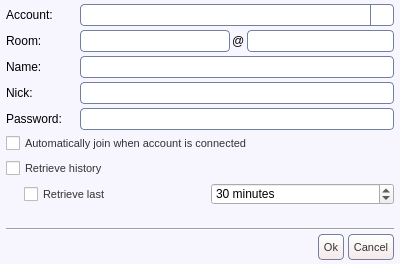
<ui version="4.0" >
 <class>chatroomedit</class>
 <widget class="QWidget" name="chatroomedit" >
  <property name="geometry" >
   <rect>
    <x>0</x>
    <y>0</y>
    <width>400</width>
    <height>264</height>
   </rect>
  </property>
  <property name="sizePolicy" >
   <sizepolicy vsizetype="Fixed" hsizetype="Fixed" >
    <horstretch>0</horstretch>
    <verstretch>0</verstretch>
   </sizepolicy>
  </property>
  <property name="minimumSize" >
   <size>
    <width>400</width>
    <height>264</height>
   </size>
  </property>
  <property name="maximumSize" >
   <size>
    <width>400</width>
    <height>264</height>
   </size>
  </property>
  <property name="windowIcon" >
   <iconset>muc.png</iconset>
  </property>
  <property name="styleSheet" >
   <string>QWidget#chatroomedit {
  background:#f7f5fd;
}
QLineEdit {
  color:#333333;
  border: 1px solid #717fa0;
  border-radius: 4px;
}
QAbstractButton { font-size: 11px; color: #333333; }
QToolButton {
  border: 1px solid #717fa0;
  border-radius: 4px;
  background: qlineargradient(x1: 0, y1: 0, x2: 0, y2: 1, stop: 0 #ffffff, stop: 1 #f6e8e8);
}
QToolButton:hover { background: qlineargradient(x1: 0, y1: 0, x2: 0, y2: 1, stop: 0 #ffffff, stop: 1 #f9f3f3); }
QToolButton:pressed { background: qlineargradient(x1: 0, y1: 0, x2: 0, y2: 1, stop: 0 #f6e8e8, stop: 1 #ffffff); }
QPushButton {
  border: 1px solid #717fa0;
  border-radius: 4px;
  background: qlineargradient(x1: 0, y1: 0, x2: 0, y2: 1, stop: 0 #ffffff, stop: 1 #f6e8e8);
}
QPushButton:hover { background: qlineargradient(x1: 0, y1: 0, x2: 0, y2: 1, stop: 0 #ffffff, stop: 1 #f9f3f3); }
QPushButton:pressed { background: qlineargradient(x1: 0, y1: 0, x2: 0, y2: 1, stop: 0 #f6e8e8, stop: 1 #ffffff); }
QComboBox::down-arrow { image: url(cb_arrow.png); }
QComboBox::down-arrow:on { top: 1px; left: 1px; }
QComboBox {
  padding-left: 2px;
  padding-right: 25px;
  border: 1px solid #717fa0;
  border-radius: 4px;
}
QComboBox::drop-down {
  width: 22px;
  border-left: 1px solid #717fa0;
}
QCheckBox::indicator:checked { image: url(checkbox_on.png); }
QCheckBox::indicator:unchecked { image: url(checkbox_off.png); }
QRadioButton::indicator:checked { image: url(radio_on.png); }
QRadioButton::indicator:unchecked { image: url(radio_off.png); }
QScrollBar { border: 1px solid #717fa0; background: white; }
QScrollBar::handle {
  background: qlineargradient(x1: 0, y1: 0, x2: 0, y2: 1, stop: 0 #ffffff, stop: 1 #f6e8e8);
  border: 1px solid #717fa0;
}
QScrollBar:vertical {
  width: 14px;
  margin: 16px 0px 16px 0px;
  border-top: 0px;
  border-bottom: 0px;
  border-right: 0px;
}
QScrollBar:horizontal {
  height: 14px;
  margin: 0px 16px 0px 16px;
  border-left: 0px;
  border-right: 0px;
  border-bottom: 0px;
}
QScrollBar::add-line {
  height: 13px;
  width: 13px;
  border: 1px solid #717fa0;
  subcontrol-origin: margin;
  background: qlineargradient(x1: 0, y1: 0, x2: 0, y2: 1, stop: 0 #ffffff, stop: 1 #f6e8e8);
}
QScrollBar::sub-line {
  height: 13px;
  width: 13px;
  border: 1px solid #717fa0;
  subcontrol-origin: margin;
  background: qlineargradient(x1: 0, y1: 0, x2: 0, y2: 1, stop: 0 #ffffff, stop: 1 #f6e8e8);
}
QScrollBar::handle:vertical { border-left: 0px; border-right: 0px; }
QScrollBar::handle:horizontal { border-top: 0px; border-bottom: 0px; }
QScrollBar::add-line:vertical { subcontrol-position: bottom; image: url(scroll_down.png); height: 14px; }
QScrollBar::sub-line:vertical { subcontrol-position: top; image: url(scroll_up.png); height: 14px; }
QScrollBar::add-line:horizontal { subcontrol-position: right; image: url(scroll_right.png); width: 14px; }
QScrollBar::sub-line:horizontal { subcontrol-position: left; image: url(scroll_left.png); width: 14px; }
QScrollBar::up-arrow:pressed { border: 1px solid #717fa0; }
QScrollBar::down-arrow:pressed { border: 1px solid #717fa0; }
QScrollBar::left-arrow:pressed { border: 1px solid #717fa0; }
QScrollBar::right-arrow:pressed { border: 1px solid #717fa0; }
</string>
  </property>
  <property name="_yate_windowflags" stdset="0" >
   <string>sysmenu,title,minimize,close</string>
  </property>
  <property name="_yate_destroyonhide" stdset="0" >
   <bool>true</bool>
  </property>
  <layout class="QVBoxLayout" >
   <property name="spacing" >
    <number>4</number>
   </property>
   <property name="leftMargin" >
    <number>6</number>
   </property>
   <property name="topMargin" >
    <number>4</number>
   </property>
   <property name="rightMargin" >
    <number>6</number>
   </property>
   <property name="bottomMargin" >
    <number>4</number>
   </property>
   <item>
    <layout class="QHBoxLayout" >
     <property name="topMargin" >
      <number>0</number>
     </property>
     <item>
      <widget class="QLabel" name="label_account" >
       <property name="enabled" >
        <bool>true</bool>
       </property>
       <property name="sizePolicy" >
        <sizepolicy vsizetype="Fixed" hsizetype="Fixed" >
         <horstretch>0</horstretch>
         <verstretch>0</verstretch>
        </sizepolicy>
       </property>
       <property name="minimumSize" >
        <size>
         <width>70</width>
         <height>22</height>
        </size>
       </property>
       <property name="maximumSize" >
        <size>
         <width>70</width>
         <height>22</height>
        </size>
       </property>
       <property name="text" >
        <string>Account:</string>
       </property>
       <property name="indent" >
        <number>0</number>
       </property>
      </widget>
     </item>
     <item>
      <widget class="QComboBox" name="chataccount" >
       <property name="sizePolicy" >
        <sizepolicy vsizetype="Fixed" hsizetype="Expanding" >
         <horstretch>0</horstretch>
         <verstretch>0</verstretch>
        </sizepolicy>
       </property>
       <property name="minimumSize" >
        <size>
         <width>0</width>
         <height>22</height>
        </size>
       </property>
       <property name="maximumSize" >
        <size>
         <width>16777215</width>
         <height>22</height>
        </size>
       </property>
      </widget>
     </item>
    </layout>
   </item>
   <item>
    <layout class="QHBoxLayout" >
     <item>
      <widget class="QLabel" name="label_room" >
       <property name="enabled" >
        <bool>true</bool>
       </property>
       <property name="sizePolicy" >
        <sizepolicy vsizetype="Expanding" hsizetype="Fixed" >
         <horstretch>0</horstretch>
         <verstretch>0</verstretch>
        </sizepolicy>
       </property>
       <property name="minimumSize" >
        <size>
         <width>70</width>
         <height>0</height>
        </size>
       </property>
       <property name="maximumSize" >
        <size>
         <width>70</width>
         <height>16777215</height>
        </size>
       </property>
       <property name="text" >
        <string>Room:</string>
       </property>
       <property name="indent" >
        <number>0</number>
       </property>
      </widget>
     </item>
     <item>
      <widget class="QFrame" name="frame_uri" >
       <property name="sizePolicy" >
        <sizepolicy vsizetype="Fixed" hsizetype="Expanding" >
         <horstretch>0</horstretch>
         <verstretch>0</verstretch>
        </sizepolicy>
       </property>
       <property name="minimumSize" >
        <size>
         <width>16</width>
         <height>22</height>
        </size>
       </property>
       <property name="maximumSize" >
        <size>
         <width>16777215</width>
         <height>22</height>
        </size>
       </property>
       <layout class="QHBoxLayout" >
        <property name="spacing" >
         <number>2</number>
        </property>
        <property name="leftMargin" >
         <number>0</number>
        </property>
        <property name="topMargin" >
         <number>0</number>
        </property>
        <property name="rightMargin" >
         <number>0</number>
        </property>
        <property name="bottomMargin" >
         <number>0</number>
        </property>
        <item>
         <widget class="QLineEdit" name="room_room" >
          <property name="sizePolicy" >
           <sizepolicy vsizetype="Fixed" hsizetype="Fixed" >
            <horstretch>0</horstretch>
            <verstretch>0</verstretch>
           </sizepolicy>
          </property>
          <property name="minimumSize" >
           <size>
            <width>150</width>
            <height>22</height>
           </size>
          </property>
          <property name="maximumSize" >
           <size>
            <width>150</width>
            <height>22</height>
           </size>
          </property>
          <property name="_yate_textchangednotify" stdset="0" >
           <bool>true</bool>
          </property>
         </widget>
        </item>
        <item>
         <widget class="QLabel" name="label" >
          <property name="sizePolicy" >
           <sizepolicy vsizetype="Fixed" hsizetype="Fixed" >
            <horstretch>0</horstretch>
            <verstretch>0</verstretch>
           </sizepolicy>
          </property>
          <property name="text" >
           <string>@</string>
          </property>
         </widget>
        </item>
        <item>
         <widget class="QLineEdit" name="room_server" >
          <property name="sizePolicy" >
           <sizepolicy vsizetype="Fixed" hsizetype="Expanding" >
            <horstretch>0</horstretch>
            <verstretch>0</verstretch>
           </sizepolicy>
          </property>
          <property name="minimumSize" >
           <size>
            <width>78</width>
            <height>22</height>
           </size>
          </property>
          <property name="maximumSize" >
           <size>
            <width>16777215</width>
            <height>22</height>
           </size>
          </property>
         </widget>
        </item>
       </layout>
      </widget>
     </item>
    </layout>
   </item>
   <item>
    <layout class="QHBoxLayout" >
     <property name="topMargin" >
      <number>0</number>
     </property>
     <item>
      <widget class="QLabel" name="label_name" >
       <property name="enabled" >
        <bool>true</bool>
       </property>
       <property name="sizePolicy" >
        <sizepolicy vsizetype="Fixed" hsizetype="Fixed" >
         <horstretch>0</horstretch>
         <verstretch>0</verstretch>
        </sizepolicy>
       </property>
       <property name="minimumSize" >
        <size>
         <width>70</width>
         <height>22</height>
        </size>
       </property>
       <property name="maximumSize" >
        <size>
         <width>70</width>
         <height>22</height>
        </size>
       </property>
       <property name="styleSheet" >
        <string>QLabel:disabled {color: red;}</string>
       </property>
       <property name="text" >
        <string>Name:</string>
       </property>
       <property name="indent" >
        <number>0</number>
       </property>
      </widget>
     </item>
     <item>
      <widget class="QLineEdit" name="room_name" >
       <property name="minimumSize" >
        <size>
         <width>0</width>
         <height>22</height>
        </size>
       </property>
       <property name="maximumSize" >
        <size>
         <width>16777215</width>
         <height>22</height>
        </size>
       </property>
      </widget>
     </item>
    </layout>
   </item>
   <item>
    <layout class="QHBoxLayout" >
     <property name="topMargin" >
      <number>0</number>
     </property>
     <item>
      <widget class="QLabel" name="label_nick" >
       <property name="enabled" >
        <bool>true</bool>
       </property>
       <property name="sizePolicy" >
        <sizepolicy vsizetype="Fixed" hsizetype="Fixed" >
         <horstretch>0</horstretch>
         <verstretch>0</verstretch>
        </sizepolicy>
       </property>
       <property name="minimumSize" >
        <size>
         <width>70</width>
         <height>22</height>
        </size>
       </property>
       <property name="maximumSize" >
        <size>
         <width>70</width>
         <height>22</height>
        </size>
       </property>
       <property name="styleSheet" >
        <string>QLabel:disabled {color: red;}</string>
       </property>
       <property name="text" >
        <string>Nick:</string>
       </property>
       <property name="indent" >
        <number>0</number>
       </property>
      </widget>
     </item>
     <item>
      <widget class="QLineEdit" name="room_nick" >
       <property name="minimumSize" >
        <size>
         <width>0</width>
         <height>22</height>
        </size>
       </property>
       <property name="maximumSize" >
        <size>
         <width>16777215</width>
         <height>22</height>
        </size>
       </property>
      </widget>
     </item>
    </layout>
   </item>
   <item>
    <layout class="QHBoxLayout" >
     <property name="topMargin" >
      <number>0</number>
     </property>
     <item>
      <widget class="QLabel" name="label_password" >
       <property name="sizePolicy" >
        <sizepolicy vsizetype="Fixed" hsizetype="Fixed" >
         <horstretch>0</horstretch>
         <verstretch>0</verstretch>
        </sizepolicy>
       </property>
       <property name="minimumSize" >
        <size>
         <width>70</width>
         <height>22</height>
        </size>
       </property>
       <property name="maximumSize" >
        <size>
         <width>70</width>
         <height>22</height>
        </size>
       </property>
       <property name="text" >
        <string>Password:</string>
       </property>
       <property name="indent" >
        <number>0</number>
       </property>
      </widget>
     </item>
     <item>
      <widget class="QLineEdit" name="room_password" >
       <property name="minimumSize" >
        <size>
         <width>0</width>
         <height>22</height>
        </size>
       </property>
       <property name="maximumSize" >
        <size>
         <width>16777215</width>
         <height>22</height>
        </size>
       </property>
       <property name="echoMode" >
        <enum>QLineEdit::Password</enum>
       </property>
      </widget>
     </item>
    </layout>
   </item>
   <item>
    <widget class="QCheckBox" name="room_autojoin" >
     <property name="text" >
      <string>Automatically join when account is connected</string>
     </property>
    </widget>
   </item>
   <item>
    <widget class="QCheckBox" name="room_history" >
     <property name="sizePolicy" >
      <sizepolicy vsizetype="Fixed" hsizetype="Expanding" >
       <horstretch>0</horstretch>
       <verstretch>0</verstretch>
      </sizepolicy>
     </property>
     <property name="minimumSize" >
      <size>
       <width>0</width>
       <height>22</height>
      </size>
     </property>
     <property name="maximumSize" >
      <size>
       <width>16777215</width>
       <height>22</height>
      </size>
     </property>
     <property name="text" >
      <string>Retrieve history</string>
     </property>
    </widget>
   </item>
   <item>
    <layout class="QHBoxLayout" >
     <property name="leftMargin" >
      <number>18</number>
     </property>
     <item>
      <widget class="QCheckBox" name="room_historylast" >
       <property name="minimumSize" >
        <size>
         <width>0</width>
         <height>22</height>
        </size>
       </property>
       <property name="maximumSize" >
        <size>
         <width>16777215</width>
         <height>22</height>
        </size>
       </property>
       <property name="text" >
        <string>Retrieve last</string>
       </property>
      </widget>
     </item>
     <item>
      <widget class="QSpinBox" name="room_historylast_value" >
       <property name="minimumSize" >
        <size>
         <width>0</width>
         <height>22</height>
        </size>
       </property>
       <property name="maximumSize" >
        <size>
         <width>16777215</width>
         <height>22</height>
        </size>
       </property>
       <property name="suffix" >
        <string> minutes</string>
       </property>
       <property name="minimum" >
        <number>1</number>
       </property>
       <property name="maximum" >
        <number>1440</number>
       </property>
       <property name="singleStep" >
        <number>5</number>
       </property>
       <property name="value" >
        <number>30</number>
       </property>
      </widget>
     </item>
    </layout>
   </item>
   <item>
    <spacer>
     <property name="orientation" >
      <enum>Qt::Vertical</enum>
     </property>
     <property name="sizeHint" >
      <size>
       <width>20</width>
       <height>0</height>
      </size>
     </property>
    </spacer>
   </item>
   <item>
    <widget class="Line" name="line" >
     <property name="maximumSize" >
      <size>
       <width>16777215</width>
       <height>2</height>
      </size>
     </property>
     <property name="orientation" >
      <enum>Qt::Horizontal</enum>
     </property>
    </widget>
   </item>
   <item>
    <layout class="QHBoxLayout" >
     <property name="spacing" >
      <number>4</number>
     </property>
     <item>
      <spacer>
       <property name="orientation" >
        <enum>Qt::Horizontal</enum>
       </property>
       <property name="sizeHint" >
        <size>
         <width>40</width>
         <height>0</height>
        </size>
       </property>
      </spacer>
     </item>
     <item>
      <widget class="QToolButton" name="chatroomedit_ok" >
       <property name="sizePolicy" >
        <sizepolicy vsizetype="Fixed" hsizetype="Minimum" >
         <horstretch>0</horstretch>
         <verstretch>0</verstretch>
        </sizepolicy>
       </property>
       <property name="minimumSize" >
        <size>
         <width>0</width>
         <height>26</height>
        </size>
       </property>
       <property name="maximumSize" >
        <size>
         <width>16777215</width>
         <height>26</height>
        </size>
       </property>
       <property name="text" >
        <string>Ok</string>
       </property>
       <property name="icon" >
        <iconset>ok.png</iconset>
       </property>
       <property name="toolButtonStyle" >
        <enum>Qt::ToolButtonTextBesideIcon</enum>
       </property>
       <property name="_yate_normal_icon" stdset="0" >
        <string>ok.png</string>
       </property>
       <property name="_yate_pressed_icon" stdset="0" >
        <string>ok_pressed.png</string>
       </property>
       <property name="_yate_hover_icon" stdset="0" >
        <string>ok_hover.png</string>
       </property>
      </widget>
     </item>
     <item>
      <widget class="QToolButton" name="button_hide" >
       <property name="sizePolicy" >
        <sizepolicy vsizetype="Fixed" hsizetype="Minimum" >
         <horstretch>0</horstretch>
         <verstretch>0</verstretch>
        </sizepolicy>
       </property>
       <property name="minimumSize" >
        <size>
         <width>0</width>
         <height>26</height>
        </size>
       </property>
       <property name="maximumSize" >
        <size>
         <width>16777215</width>
         <height>26</height>
        </size>
       </property>
       <property name="text" >
        <string>Cancel</string>
       </property>
       <property name="icon" >
        <iconset>cancel.png</iconset>
       </property>
       <property name="toolButtonStyle" >
        <enum>Qt::ToolButtonTextBesideIcon</enum>
       </property>
       <property name="_yate_normal_icon" stdset="0" >
        <string>cancel.png</string>
       </property>
       <property name="_yate_pressed_icon" stdset="0" >
        <string>cancel_pressed.png</string>
       </property>
       <property name="_yate_hover_icon" stdset="0" >
        <string>cancel_hover.png</string>
       </property>
      </widget>
     </item>
    </layout>
   </item>
  </layout>
 </widget>
 <resources/>
 <connections/>
</ui>
